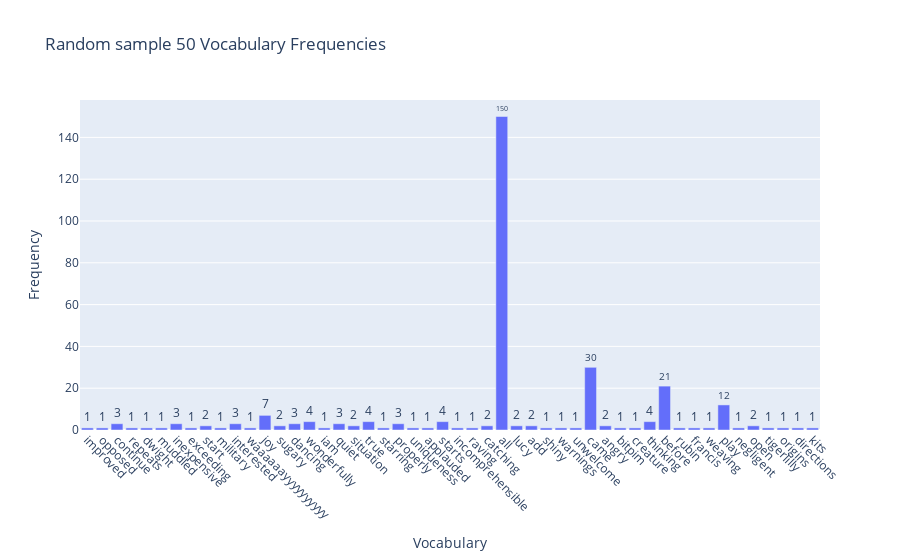

Here is the notebook cell this chart was saved with:
### Markdown cell above
### ** >>> Exercise 14 **

### Code cell
import random

# Using this method will be faster because the time complexity of the original method may be O(n^2).
term_frequencies = np.asarray(Books_counts.sum(axis=0))[0]

# Random sample
sample_size = 50
random_index = random.sample(range(Books_counts.shape[1]), sample_size)

data = pd.DataFrame({
    'Vocabulary': [count_vector.get_feature_names_out()[i] for i in random_index],
    'Frequency': [term_frequencies[i] for i in random_index]
})

fig = px.bar(data, x = 'Vocabulary', y = 'Frequency', text = 'Frequency', title = 'Random sample {} Vocabulary Frequencies'.format(sample_size))
fig.update_traces(texttemplate = '%{text}', textposition = 'outside')
fig.update_layout(xaxis_tickangle = 45)
fig.show()

### Figure 1 — Plotly figure (JSON) as saved in the notebook; plotly's stock layout.template omitted (floating-point values rounded to 4 significant figures)
{"data": [{"alignmentgroup": "True", "hovertemplate": "Vocabulary=%{x}<br>Frequency=%{text}<extra></extra>", "legendgroup": "", "marker": {"color": "#636efa", "pattern": {"shape": ""}}, "name": "", "offsetgroup": "", "orientation": "v", "showlegend": false, "text": [1, 1, 3, 1, 1, 1, 3, 1, 2, 1, 3, 1, 7, 2, 3, 4, 1, 3, 2, 4, 1, 3, 1, 1, 4, 1, 1, 2, 150, 2, 2, 1, 1, 1, 30, 2, 1, 1, 4, 21, 1, 1, 1, 12, 1, 2, 1, 1, 1, 1], "textposition": "outside", "texttemplate": "%{text}", "type": "bar", "x": ["improved", "opposed", "continue", "repeats", "dwight", "muddled", "inexpensive", "exceeding", "start", "military", "interested", "waaaaaayyyyyyyyyy", "joy", "sugary", "dancing", "wonderfully", "iam", "quiet", "situation", "true", "starring", "properly", "uniqueness", "applauded", "starts", "incomprehensible", "raving", "catching", "all", "lucy", "add", "shiny", "warnings", "unwelcome", "came", "angry", "bitpim", "creature", "thinking", "before", "rubin", "francis", "weaving", "play", "negligent", "open", "tigerlilly", "origins", "directions", "kits"], "xaxis": "x", "y": [1, 1, 3, 1, 1, 1, 3, 1, 2, 1, 3, 1, 7, 2, 3, 4, 1, 3, 2, 4, 1, 3, 1, 1, 4, 1, 1, 2, 150, 2, 2, 1, 1, 1, 30, 2, 1, 1, 4, 21, 1, 1, 1, 12, 1, 2, 1, 1, 1, 1], "yaxis": "y"}], "layout": {"barmode": "relative", "legend": {"tracegroupgap": 0}, "title": {"text": "Random sample 50 Vocabulary Frequencies"}, "xaxis": {"anchor": "y", "domain": [0, 1], "tickangle": 45, "title": {"text": "Vocabulary"}}, "yaxis": {"anchor": "x", "domain": [0, 1], "title": {"text": "Frequency"}}}}
